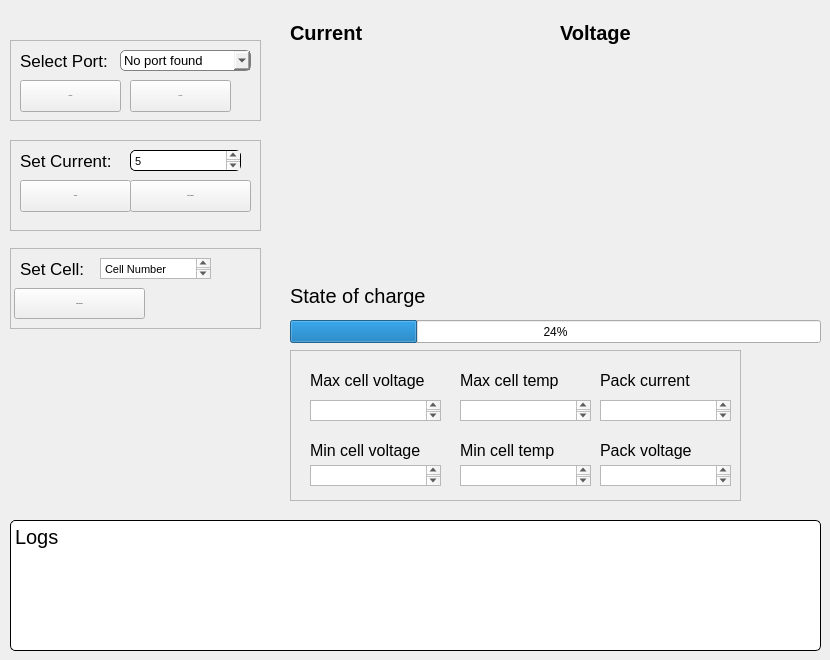
    <widget class="QWidget" name="mainTab">
     <attribute name="title">
      <string>Main</string>
     </attribute>
     <widget class="PlotWidget" name="graphWidget_current" native="true">
      <property name="geometry">
       <rect>
        <x>290</x>
        <y>50</y>
        <width>251</width>
        <height>211</height>
       </rect>
      </property>
      <property name="styleSheet">
       <string notr="true">border-radius: 15px</string>
      </property>
     </widget>
     <widget class="PlotWidget" name="graphWidget_volt" native="true">
      <property name="geometry">
       <rect>
        <x>560</x>
        <y>50</y>
        <width>251</width>
        <height>211</height>
       </rect>
      </property>
      <property name="styleSheet">
       <string notr="true">border-radius: 15px</string>
      </property>
     </widget>
     <widget class="QLabel" name="current_label">
      <property name="geometry">
       <rect>
        <x>290</x>
        <y>17</y>
        <width>91</width>
        <height>31</height>
       </rect>
      </property>
      <property name="font">
       <font>
        <pointsize>15</pointsize>
        <weight>75</weight>
        <bold>true</bold>
       </font>
      </property>
      <property name="text">
       <string>Current</string>
      </property>
     </widget>
     <widget class="QLabel" name="voltage_label">
      <property name="geometry">
       <rect>
        <x>560</x>
        <y>17</y>
        <width>91</width>
        <height>31</height>
       </rect>
      </property>
      <property name="font">
       <font>
        <pointsize>15</pointsize>
        <weight>75</weight>
        <bold>true</bold>
       </font>
      </property>
      <property name="text">
       <string>Voltage</string>
      </property>
     </widget>
     <widget class="QPlainTextEdit" name="logging_texbox">
      <property name="geometry">
       <rect>
        <x>10</x>
        <y>520</y>
        <width>811</width>
        <height>131</height>
       </rect>
      </property>
      <property name="font">
       <font>
        <pointsize>15</pointsize>
       </font>
      </property>
      <property name="styleSheet">
       <string notr="true">QPlainTextEdit {
	border: 1px solid; 
	border-radius:5px; 
	background-color: palette(base);
}</string>
      </property>
      <property name="readOnly">
       <bool>true</bool>
      </property>
      <property name="plainText">
       <string>Logs</string>
      </property>
     </widget>
     <widget class="QProgressBar" name="SOC_progressBar">
      <property name="geometry">
       <rect>
        <x>290</x>
        <y>320</y>
        <width>531</width>
        <height>23</height>
       </rect>
      </property>
      <property name="styleSheet">
       <string notr="true"/>
      </property>
      <property name="value">
       <number>24</number>
      </property>
     </widget>
     <widget class="QLabel" name="SOC_label">
      <property name="geometry">
       <rect>
        <x>290</x>
        <y>280</y>
        <width>161</width>
        <height>31</height>
       </rect>
      </property>
      <property name="font">
       <font>
        <pointsize>15</pointsize>
        <weight>50</weight>
        <bold>false</bold>
       </font>
      </property>
      <property name="text">
       <string>State of charge</string>
      </property>
     </widget>
     <widget class="QFrame" name="frame">
      <property name="geometry">
       <rect>
        <x>10</x>
        <y>140</y>
        <width>251</width>
        <height>91</height>
       </rect>
      </property>
      <property name="styleSheet">
       <string notr="true">QTextEdit {
	border: 1px solid; 
	border-radius:5px; 
	background-color: palette(base);
}</string>
      </property>
      <property name="frameShape">
       <enum>QFrame::StyledPanel</enum>
      </property>
      <property name="frameShadow">
       <enum>QFrame::Raised</enum>
      </property>
      <widget class="QPushButton" name="startCharging_pb">
       <property name="geometry">
        <rect>
         <x>120</x>
         <y>40</y>
         <width>121</width>
         <height>32</height>
        </rect>
       </property>
       <property name="font">
        <font>
         <pointsize>-1</pointsize>
         <weight>50</weight>
         <italic>false</italic>
         <bold>false</bold>
        </font>
       </property>
       <property name="text">
        <string>Start Charging!</string>
       </property>
      </widget>
      <widget class="QPushButton" name="setCurrent_pb">
       <property name="geometry">
        <rect>
         <x>10</x>
         <y>40</y>
         <width>111</width>
         <height>32</height>
        </rect>
       </property>
       <property name="font">
        <font>
         <pointsize>-1</pointsize>
         <weight>50</weight>
         <italic>false</italic>
         <bold>false</bold>
        </font>
       </property>
       <property name="text">
        <string>Confirm</string>
       </property>
      </widget>
      <widget class="QTextEdit" name="setCurrent_input">
       <property name="geometry">
        <rect>
         <x>120</x>
         <y>10</y>
         <width>111</width>
         <height>21</height>
        </rect>
       </property>
       <property name="font">
        <font>
         <pointsize>8</pointsize>
         <weight>50</weight>
         <italic>false</italic>
         <bold>false</bold>
        </font>
       </property>
       <property name="styleSheet">
        <string notr="true"/>
       </property>
       <property name="frameShape">
        <enum>QFrame::StyledPanel</enum>
       </property>
       <property name="html">
        <string>&lt;!DOCTYPE HTML PUBLIC &quot;-//W3C//DTD HTML 4.0//EN&quot; &quot;http://www.w3.org/TR/REC-html40/strict.dtd&quot;&gt;
&lt;html&gt;&lt;head&gt;&lt;meta name=&quot;qrichtext&quot; content=&quot;1&quot; /&gt;&lt;style type=&quot;text/css&quot;&gt;
p, li { white-space: pre-wrap; }
&lt;/style&gt;&lt;/head&gt;&lt;body style=&quot; font-family:'MS Shell Dlg 2'; font-size:8.25pt; font-weight:400; font-style:normal;&quot;&gt;
&lt;p style=&quot; margin-top:0px; margin-bottom:0px; margin-left:0px; margin-right:0px; -qt-block-indent:0; text-indent:0px;&quot;&gt;&lt;span style=&quot; font-family:'.AppleSystemUIFont'; font-size:8pt;&quot;&gt;5&lt;/span&gt;&lt;/p&gt;&lt;/body&gt;&lt;/html&gt;</string>
       </property>
      </widget>
      <widget class="QLabel" name="setCurrent_label">
       <property name="geometry">
        <rect>
         <x>10</x>
         <y>10</y>
         <width>100</width>
         <height>21</height>
        </rect>
       </property>
       <property name="font">
        <font>
         <pointsize>13</pointsize>
         <weight>50</weight>
         <bold>false</bold>
        </font>
       </property>
       <property name="text">
        <string>Set Current:</string>
       </property>
      </widget>
     </widget>
     <widget class="QFrame" name="frame_2">
      <property name="geometry">
       <rect>
        <x>290</x>
        <y>350</y>
        <width>451</width>
        <height>151</height>
       </rect>
      </property>
      <property name="styleSheet">
       <string notr="true"/>
      </property>
      <property name="frameShape">
       <enum>QFrame::StyledPanel</enum>
      </property>
      <property name="frameShadow">
       <enum>QFrame::Raised</enum>
      </property>
      <widget class="QLabel" name="maxVolt_label">
       <property name="geometry">
        <rect>
         <x>20</x>
         <y>20</y>
         <width>120</width>
         <height>21</height>
        </rect>
       </property>
       <property name="font">
        <font>
         <pointsize>12</pointsize>
         <weight>50</weight>
         <bold>false</bold>
        </font>
       </property>
       <property name="text">
        <string>Max cell voltage</string>
       </property>
      </widget>
      <widget class="QLabel" name="maxTemp_label">
       <property name="geometry">
        <rect>
         <x>170</x>
         <y>20</y>
         <width>120</width>
         <height>21</height>
        </rect>
       </property>
       <property name="font">
        <font>
         <pointsize>12</pointsize>
         <weight>50</weight>
         <bold>false</bold>
        </font>
       </property>
       <property name="text">
        <string>Max cell temp</string>
       </property>
      </widget>
      <widget class="QLabel" name="packCurrent_label">
       <property name="geometry">
        <rect>
         <x>310</x>
         <y>20</y>
         <width>120</width>
         <height>21</height>
        </rect>
       </property>
       <property name="font">
        <font>
         <pointsize>12</pointsize>
         <weight>50</weight>
         <bold>false</bold>
        </font>
       </property>
       <property name="text">
        <string>Pack current</string>
       </property>
      </widget>
      <widget class="QLabel" name="rawVolt_label">
       <property name="geometry">
        <rect>
         <x>310</x>
         <y>90</y>
         <width>121</width>
         <height>21</height>
        </rect>
       </property>
       <property name="font">
        <font>
         <pointsize>12</pointsize>
         <weight>50</weight>
         <bold>false</bold>
        </font>
       </property>
       <property name="text">
        <string>Pack voltage</string>
       </property>
      </widget>
      <widget class="QLabel" name="minCell_label">
       <property name="geometry">
        <rect>
         <x>170</x>
         <y>90</y>
         <width>120</width>
         <height>21</height>
        </rect>
       </property>
       <property name="font">
        <font>
         <pointsize>12</pointsize>
         <weight>50</weight>
         <bold>false</bold>
        </font>
       </property>
       <property name="text">
        <string>Min cell temp</string>
       </property>
      </widget>
      <widget class="QLabel" name="minVolt_label">
       <property name="geometry">
        <rect>
         <x>20</x>
         <y>90</y>
         <width>120</width>
         <height>21</height>
        </rect>
       </property>
       <property name="font">
        <font>
         <pointsize>12</pointsize>
         <weight>50</weight>
         <bold>false</bold>
        </font>
       </property>
       <property name="text">
        <string>Min cell voltage</string>
       </property>
      </widget>
      <widget class="QTextEdit" name="maxVolt_textbox">
       <property name="geometry">
        <rect>
         <x>20</x>
         <y>50</y>
         <width>131</width>
         <height>21</height>
        </rect>
       </property>
       <property name="font">
        <font>
         <pointsize>8</pointsize>
         <weight>50</weight>
         <italic>false</italic>
         <bold>false</bold>
        </font>
       </property>
       <property name="readOnly">
        <bool>true</bool>
       </property>
       <property name="html">
        <string>&lt;!DOCTYPE HTML PUBLIC &quot;-//W3C//DTD HTML 4.0//EN&quot; &quot;http://www.w3.org/TR/REC-html40/strict.dtd&quot;&gt;
&lt;html&gt;&lt;head&gt;&lt;meta name=&quot;qrichtext&quot; content=&quot;1&quot; /&gt;&lt;style type=&quot;text/css&quot;&gt;
p, li { white-space: pre-wrap; }
&lt;/style&gt;&lt;/head&gt;&lt;body style=&quot; font-family:'MS Shell Dlg 2'; font-size:8.25pt; font-weight:400; font-style:normal;&quot;&gt;
&lt;p style=&quot;-qt-paragraph-type:empty; margin-top:0px; margin-bottom:0px; margin-left:0px; margin-right:0px; -qt-block-indent:0; text-indent:0px; font-family:'.AppleSystemUIFont'; font-size:23pt;&quot;&gt;&lt;br /&gt;&lt;/p&gt;&lt;/body&gt;&lt;/html&gt;</string>
       </property>
       <property name="textInteractionFlags">
        <set>Qt::NoTextInteraction</set>
       </property>
      </widget>
      <widget class="QTextEdit" name="maxTemp_textbox">
       <property name="geometry">
        <rect>
         <x>170</x>
         <y>50</y>
         <width>131</width>
         <height>21</height>
        </rect>
       </property>
       <property name="font">
        <font>
         <pointsize>8</pointsize>
         <weight>50</weight>
         <italic>false</italic>
         <bold>false</bold>
        </font>
       </property>
       <property name="readOnly">
        <bool>true</bool>
       </property>
       <property name="textInteractionFlags">
        <set>Qt::NoTextInteraction</set>
       </property>
      </widget>
      <widget class="QTextEdit" name="packCurrent_textbox">
       <property name="geometry">
        <rect>
         <x>310</x>
         <y>50</y>
         <width>131</width>
         <height>21</height>
        </rect>
       </property>
       <property name="font">
        <font>
         <pointsize>8</pointsize>
         <weight>50</weight>
         <italic>false</italic>
         <bold>false</bold>
        </font>
       </property>
       <property name="readOnly">
        <bool>true</bool>
       </property>
       <property name="textInteractionFlags">
        <set>Qt::NoTextInteraction</set>
       </property>
      </widget>
      <widget class="QTextEdit" name="rawVolt_textbox">
       <property name="geometry">
        <rect>
         <x>310</x>
         <y>115</y>
         <width>131</width>
         <height>21</height>
        </rect>
       </property>
       <property name="font">
        <font>
         <pointsize>8</pointsize>
         <weight>50</weight>
         <italic>false</italic>
         <bold>false</bold>
        </font>
       </property>
       <property name="readOnly">
        <bool>true</bool>
       </property>
       <property name="textInteractionFlags">
        <set>Qt::NoTextInteraction</set>
       </property>
      </widget>
      <widget class="QTextEdit" name="minTemp_textbox">
       <property name="geometry">
        <rect>
         <x>170</x>
         <y>115</y>
         <width>131</width>
         <height>21</height>
        </rect>
       </property>
       <property name="font">
        <font>
         <pointsize>8</pointsize>
         <weight>50</weight>
         <italic>false</italic>
         <bold>false</bold>
        </font>
       </property>
       <property name="readOnly">
        <bool>true</bool>
       </property>
       <property name="textInteractionFlags">
        <set>Qt::NoTextInteraction</set>
       </property>
      </widget>
      <widget class="QTextEdit" name="minVolt_textbox">
       <property name="geometry">
        <rect>
         <x>20</x>
         <y>115</y>
         <width>131</width>
         <height>21</height>
        </rect>
       </property>
       <property name="font">
        <font>
         <pointsize>8</pointsize>
         <weight>50</weight>
         <italic>false</italic>
         <bold>false</bold>
        </font>
       </property>
       <property name="readOnly">
        <bool>true</bool>
       </property>
       <property name="html">
        <string>&lt;!DOCTYPE HTML PUBLIC &quot;-//W3C//DTD HTML 4.0//EN&quot; &quot;http://www.w3.org/TR/REC-html40/strict.dtd&quot;&gt;
&lt;html&gt;&lt;head&gt;&lt;meta name=&quot;qrichtext&quot; content=&quot;1&quot; /&gt;&lt;style type=&quot;text/css&quot;&gt;
p, li { white-space: pre-wrap; }
&lt;/style&gt;&lt;/head&gt;&lt;body style=&quot; font-family:'MS Shell Dlg 2'; font-size:8.25pt; font-weight:400; font-style:normal;&quot;&gt;
&lt;p style=&quot;-qt-paragraph-type:empty; margin-top:0px; margin-bottom:0px; margin-left:0px; margin-right:0px; -qt-block-indent:0; text-indent:0px; font-family:'.AppleSystemUIFont'; font-size:18pt;&quot;&gt;&lt;br /&gt;&lt;/p&gt;&lt;/body&gt;&lt;/html&gt;</string>
       </property>
       <property name="textInteractionFlags">
        <set>Qt::NoTextInteraction</set>
       </property>
      </widget>
     </widget>
     <widget class="QFrame" name="frame_3">
      <property name="geometry">
       <rect>
        <x>10</x>
        <y>248</y>
        <width>251</width>
        <height>81</height>
       </rect>
      </property>
      <property name="styleSheet">
       <string notr="true"/>
      </property>
      <property name="frameShape">
       <enum>QFrame::StyledPanel</enum>
      </property>
      <property name="frameShadow">
       <enum>QFrame::Raised</enum>
      </property>
      <widget class="QLabel" name="balancePack_label">
       <property name="geometry">
        <rect>
         <x>10</x>
         <y>10</y>
         <width>72</width>
         <height>21</height>
        </rect>
       </property>
       <property name="font">
        <font>
         <pointsize>13</pointsize>
         <weight>50</weight>
         <bold>false</bold>
        </font>
       </property>
       <property name="text">
        <string>Set Cell:</string>
       </property>
      </widget>
      <widget class="QTextEdit" name="balancePack_textbox">
       <property name="geometry">
        <rect>
         <x>90</x>
         <y>10</y>
         <width>111</width>
         <height>21</height>
        </rect>
       </property>
       <property name="sizePolicy">
        <sizepolicy hsizetype="Expanding" vsizetype="Expanding">
         <horstretch>0</horstretch>
         <verstretch>2</verstretch>
        </sizepolicy>
       </property>
       <property name="font">
        <font>
         <pointsize>8</pointsize>
         <weight>50</weight>
         <italic>false</italic>
         <bold>false</bold>
        </font>
       </property>
       <property name="styleSheet">
        <string notr="true"/>
       </property>
       <property name="frameShadow">
        <enum>QFrame::Sunken</enum>
       </property>
       <property name="lineWidth">
        <number>1</number>
       </property>
       <property name="readOnly">
        <bool>false</bool>
       </property>
       <property name="html">
        <string>&lt;!DOCTYPE HTML PUBLIC &quot;-//W3C//DTD HTML 4.0//EN&quot; &quot;http://www.w3.org/TR/REC-html40/strict.dtd&quot;&gt;
&lt;html&gt;&lt;head&gt;&lt;meta name=&quot;qrichtext&quot; content=&quot;1&quot; /&gt;&lt;style type=&quot;text/css&quot;&gt;
p, li { white-space: pre-wrap; }
&lt;/style&gt;&lt;/head&gt;&lt;body style=&quot; font-family:'MS Shell Dlg 2'; font-size:8.25pt; font-weight:400; font-style:normal;&quot;&gt;
&lt;p style=&quot; margin-top:0px; margin-bottom:0px; margin-left:0px; margin-right:0px; -qt-block-indent:0; text-indent:0px;&quot;&gt;&lt;span style=&quot; font-size:8pt;&quot;&gt;Cell Number&lt;/span&gt;&lt;/p&gt;&lt;/body&gt;&lt;/html&gt;</string>
       </property>
       <property name="textInteractionFlags">
        <set>Qt::TextEditorInteraction</set>
       </property>
      </widget>
      <widget class="QPushButton" name="startBalancing_pb">
       <property name="geometry">
        <rect>
         <x>4</x>
         <y>40</y>
         <width>131</width>
         <height>31</height>
        </rect>
       </property>
       <property name="font">
        <font>
         <pointsize>-1</pointsize>
         <weight>50</weight>
         <italic>false</italic>
         <bold>false</bold>
        </font>
       </property>
       <property name="text">
        <string>Start Balancing</string>
       </property>
      </widget>
      <zorder>balancePack_textbox</zorder>
      <zorder>startBalancing_pb</zorder>
      <zorder>balancePack_label</zorder>
     </widget>
     <widget class="QComboBox" name="portDropDown">
      <property name="geometry">
       <rect>
        <x>120</x>
        <y>50</y>
        <width>131</width>
        <height>21</height>
       </rect>
      </property>
      <property name="font">
       <font>
        <pointsize>10</pointsize>
        <weight>50</weight>
        <bold>false</bold>
       </font>
      </property>
      <property name="styleSheet">
       <string notr="true">QComboBox {
    border: 1px solid gray;
    border-radius: 5px;
    padding: 1px 18px 1px 3px;
}

</string>
      </property>
      <item>
       <property name="text">
        <string>No port found</string>
       </property>
      </item>
     </widget>
     <widget class="QLabel" name="maxVolt_label_2">
      <property name="geometry">
       <rect>
        <x>20</x>
        <y>50</y>
        <width>95</width>
        <height>21</height>
       </rect>
      </property>
      <property name="font">
       <font>
        <pointsize>13</pointsize>
        <weight>50</weight>
        <bold>false</bold>
       </font>
      </property>
      <property name="text">
       <string>Select Port:</string>
      </property>
     </widget>
     <widget class="QFrame" name="frame_9">
      <property name="geometry">
       <rect>
        <x>10</x>
        <y>40</y>
        <width>251</width>
        <height>81</height>
       </rect>
      </property>
      <property name="font">
       <font>
        <pointsize>20</pointsize>
       </font>
      </property>
      <property name="frameShape">
       <enum>QFrame::StyledPanel</enum>
      </property>
      <property name="frameShadow">
       <enum>QFrame::Raised</enum>
      </property>
      <widget class="QPushButton" name="connect_pb">
       <property name="geometry">
        <rect>
         <x>10</x>
         <y>40</y>
         <width>101</width>
         <height>32</height>
        </rect>
       </property>
       <property name="font">
        <font>
         <pointsize>-1</pointsize>
         <weight>50</weight>
         <italic>false</italic>
         <bold>false</bold>
        </font>
       </property>
       <property name="text">
        <string>Connect!</string>
       </property>
      </widget>
      <widget class="QPushButton" name="rescan_pb">
       <property name="geometry">
        <rect>
         <x>120</x>
         <y>40</y>
         <width>101</width>
         <height>32</height>
        </rect>
       </property>
       <property name="font">
        <font>
         <pointsize>-1</pointsize>
         <weight>50</weight>
         <italic>false</italic>
         <bold>false</bold>
        </font>
       </property>
       <property name="text">
        <string>Re-Scan</string>
       </property>
      </widget>
     </widget>
     <zorder>frame_9</zorder>
     <zorder>frame_2</zorder>
     <zorder>graphWidget_current</zorder>
     <zorder>graphWidget_volt</zorder>
     <zorder>current_label</zorder>
     <zorder>voltage_label</zorder>
     <zorder>logging_texbox</zorder>
     <zorder>SOC_progressBar</zorder>
     <zorder>SOC_label</zorder>
     <zorder>frame</zorder>
     <zorder>frame_3</zorder>
     <zorder>portDropDown</zorder>
     <zorder>maxVolt_label_2</zorder>
    </widget>
